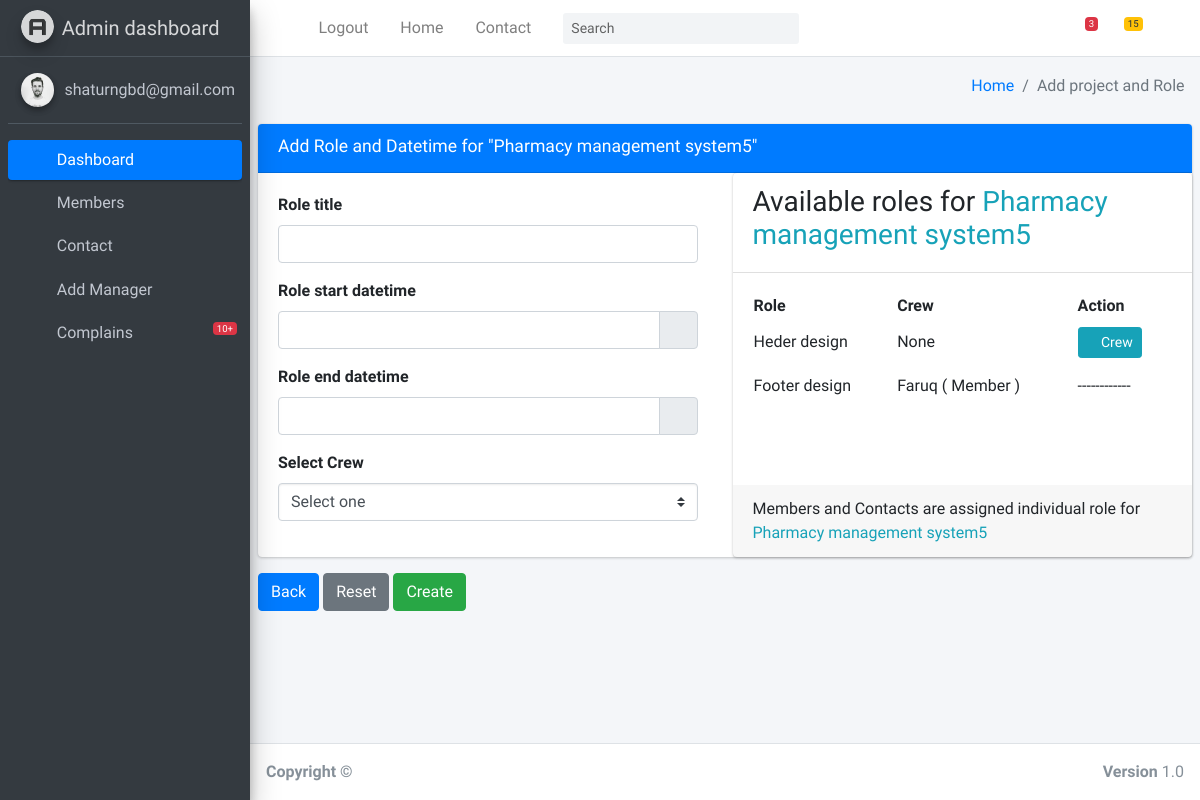
/project/add-datetime-and-role/Pharmacy management system5/3/ (signed in), run on the app's committed database.
### account/models.py (models this page shows, shortened)
class User(AbstractBaseUser, PermissionsMixin):
    USER_TYPE = (
        ('Admin', 'Admin'),
        ('Manager', 'Manager'),
        ('Member', 'Member'),
        ('Contact', 'Contact'),
    )
    user_type  = models.CharField(max_length=10, choices=USER_TYPE, default='Admin')
    username   = models.CharField(max_length=50, blank=True, null=True)
    email      = models.EmailField(unique=True, null=False)
    co_manager = models.BooleanField(default=False)
    pass_token = models.CharField(max_length=1000, null=True, blank=True)
    is_staff   = models.BooleanField(
        ugettext_lazy("Staff Status"),
        default=False,
        help_text="Designates whether user can login this site !"
    )
    is_active = models.BooleanField(
        ugettext_lazy("Active"),
        default=True,
        help_text="Designates whether user treated as an active user ! Unselect this in stated of deleting "
                  "account !"
    )
    objects = UserManager()
    USERNAME_FIELD = 'email'
    def __str__(self):
        if self.username:
            return f"{self.username} ( {self.user_type} )"
        return f"{self.email} ( {self.user_type} )"

### project/models.py (models this page shows, shortened)
class Project(models.Model):
    STATUS = (
        ('Pending', 'Pending'),
        ('Approve', 'Approve'),
        ('Cancel', 'Cancel')
    )
    members          = models.ManyToManyField(settings.AUTH_USER_MODEL, related_name='members', blank=True)
    created_by       = models.ForeignKey(settings.AUTH_USER_MODEL, on_delete=models.SET_NULL, blank=True, null=True)
    title            = models.CharField(max_length=350)
    project_leader   = models.ForeignKey(settings.AUTH_USER_MODEL,  on_delete=models.SET_NULL, blank=True, null=True,
                                         related_name='project_leader')
    description      = models.TextField()
    approve_status   = models.CharField(max_length=20, choices=STATUS, default='Pending')
    approve_by       = models.ForeignKey(settings.AUTH_USER_MODEL,
                                         on_delete=models.SET_NULL,
                                         related_name='projects_approved_by', null=True, blank=True)
    public           = models.BooleanField(False)
    public_shared    = models.DateTimeField(null=True, blank=True)
    created_at       = models.DateTimeField(auto_now_add=True)
    updated_at       = models.DateTimeField(auto_now=True)
    confirm_members  = models.ManyToManyField(settings.AUTH_USER_MODEL, related_name='confirm_members', blank=True)
    completed        = models.BooleanField(default=False)
    start_time       = models.DateTimeField(null=True, blank=True)
    end_time         = models.DateTimeField(null=True, blank=True)

class Role(models.Model):
    project    = models.ForeignKey(Project, on_delete=models.CASCADE, related_name='roles')
    member     = models.ForeignKey(settings.AUTH_USER_MODEL, on_delete=models.SET_NULL, blank=True, null=True,
                                   related_name='member_roles')
    role_title = models.CharField(max_length=350)
    start_time = models.DateTimeField()
    end_time   = models.DateTimeField()
    created_at = models.DateTimeField(auto_now_add=True)
    updated_at = models.DateTimeField(auto_now=True)
    completed  = models.BooleanField(default=False)

### dashboard/views.py (the view, shortened to what this page needs)
# urls.py: path('project/add-datetime-and-role/<str:title>/<int:pk>/', views.AddProjectDateAndRole.as_view(), # ok
class AddProjectDateAndRole(LoginRequiredMixin, AdminAndManagerPermission, View):
    def get(self, *args, **kwargs):
        title     = self.kwargs['title']
        try:
            project = Project.objects.get(id=self.kwargs['pk'])
        except:
            project = None
        role_form = ProjectRoleForm()
        if project.start_time and project.end_time:
            return render(self.request, 'project/add_project_date_and_role.html',
                          context={'role_form': role_form, 'title': title,  'datetime_add': False, 'project': project})
        else:
            return render(self.request, 'project/add_project_date_and_role.html',
                          context={'role_form': role_form, 'title': title, 'datetime_add': True, 'project': project})

### project/forms.py
class ProjectRoleForm(forms.ModelForm):
    def __init__(self, *args, **kwargs):
        super(ProjectRoleForm, self).__init__(*args, **kwargs)
        self.fields['role_title'].widget.attrs.update({'class': 'form-control'})
    class Meta:
        model  = Role
        fields = ['role_title', ]

### account/permission.py (called while the page is built)
    def dispatch(self, request, *args, **kwargs):
        if request.user.user_type == 'Admin' or request.user.user_type == 'Manager':
            return super().dispatch(request, *args, **kwargs)
        return render(request, 'permission/permission_denied.html', context={'username': request.user.username})

### templates/project/add_project_date_and_role.html (shortened to what this page needs)
{% extends 'base/base.html' %}
{% load static %}
{% block content_block %}
  <div class="content-wrapper">
    <section class="content-header">
      <div class="container-fluid">
        <div class="row mb-2">
          <div class="col-sm-6">
          </div>
          <div class="col-sm-6">
            <ol class="breadcrumb float-sm-right">
              <li class="breadcrumb-item"><a href="#">Home</a></li>
              <li class="breadcrumb-item active">Add project and Role</li>
            </ol>
          </div>
        </div>
      </div>
    </section>
    <section class="content">
      <form action="" method="POST">{% csrf_token %}
      <div class="row">
        <div class="col-md-12">
          <div class="card card-primary">
            <div class="card-header">
              <h3 class="card-title">Add Role and Datetime for "{{ title }}"</h3>
              <div class="card-tools">
                <button type="button" class="btn btn-tool" data-card-widget="collapse" data-toggle="tooltip" title="Collapse">
                  <i class="fas fa-minus"></i></button>
              </div>
            </div>
            <div class="row">
                <div class="col-md-6">
                <div class="card-body">
                  <div class="form-group">
                    <label for="inputName">Role title</label>
                   {{ role_form.role_title }}
                  </div>
                  <div class="form-group">
                    <label for="datetimepicker1">Role start datetime </label>
                     <div class="input-group date" id="datetimepicker1" data-target-input="nearest">
                      <input type="text" name="role_start_date_time" class="form-control datetimepicker-input" data-target="#datetimepicker1"/>
                      <div class="input-group-append" data-target="#datetimepicker1" data-toggle="datetimepicker">
                        <div class="input-group-text"><i class="fas fa-calendar-alt"></i></div>
                      </div>
                    </div>
                  </div>
                  <div class="form-group">
                    <label for="datetimepicker2">Role end datetime </label>
                     <div class="input-group date" id="datetimepicker2" data-target-input="nearest">
                      <input type="text" name="role_end_date_time" class="form-control datetimepicker-input" data-target="#datetimepicker2"/>
                      <div class="input-group-append" data-target="#datetimepicker2" data-toggle="datetimepicker">
                        <div class="input-group-text"><i class="fas fa-calendar-alt"></i></div>
                      </div>
                    </div>
                  </div>
                  <div class="form-group">
                        <label for="inputStatus">Select Crew</label>
                        <select class="form-control custom-select" name="member">
                            <option selected disabled>Select one</option>
                        </select>
                      </div>
                </div>
                </div>
                <div class="col-md-6">
                     <div class="card" style="height: 100%">
                      <div class="card-header">
                          <h3>Available roles for <span class="text-info">{{ title }}</span> </h3>
                      </div>
                      <div class="card-body">
                            <table class="text-left" style="width: 100%">
                            <thead>
                            <tr class="py-4">
                                <th>Role</th>
                                <th>Crew</th>
                                <th>Action</th>
                            </tr>
                            </thead>
                            <tbody>
                            {% for role in project.roles.all %}
                            <tr>
                              <td class="py-2">{{ role.role_title }}</td>
                              <td class="py-2">{{ role.member }}</td>
                              <td class="py-2">
                               {% if role.member %}
                                ------------
                               {% else %}
                                  <a class="btn btn-info btn-sm" title="Click to add Crew" href="{% url 'dashboard:add-crew-in-role' title=role.role_title project_id=project.id role_id=role.id %}">
                                  <i class="fas fa-plus">
                                  </i>
                                  Crew
                                  </a>
                              {% endif %}
                              </td>
                              {% empty %}
                            </tr>
                            <tr>
                               <td colspan="3" class="text-center py-4"><span class="text-danger"> Role not fount for</span> <span class="text-info">{{ project.title }} !</span></td>
                            </tr>
                            {% endfor %}
                            </tbody>
                        </table>
                      </div>
                      <div class="card-footer">
                          Members and Contacts are assigned individual role
                          for <span class="text-info">{{ title }}</span>
                      </div>
                  </div>
                </div>
            </div>
          </div>
        </div>
      </div>
      <div class="row">
        <div class="col-12">
            <button onClick="javascript:history.go(-1)" class="btn btn-primary text-white">Back</button>
            <input type="reset" value="Reset" class="btn btn-secondary">
            <input type="submit" value="Create" class="btn btn-success">
        </div>
      </div>
      </form>
    </section>
  </div>
{% endblock %}

### templates/base/base.html (shortened to what this page needs)
<!DOCTYPE html>
{% load static %}
<html>
<head>
	<link rel="stylesheet" href="{% static 'account/css/all.min.css' %}">
	<link rel="stylesheet" href="https://code.ionicframework.com/ionicons/2.0.1/css/ionicons.min.css">
	<link rel="stylesheet" href="{% static 'dashboard/css/tempusdominus-bootstrap-4.min.css' %}">
	<link rel="stylesheet" href="{% static 'account/icheck-bootstrap/icheck-bootstrap.min.css' %}">
	<link rel="stylesheet" href="{% static 'dashboard/css/jqvmap.min.css' %}">
	<link rel="stylesheet" href="{% static 'account/adminlte/adminlte.min.css' %}">
	<link rel="stylesheet" href="{% static 'dashboard/css/OverlayScrollbars.min.css' %}">
	<link rel="stylesheet" href="{% static 'dashboard/css/daterangepicker.css' %}">
	<link rel="stylesheet" href="{% static 'dashboard/css/summernote-bs4.css' %}">
</head>
<body class="hold-transition sidebar-mini layout-fixed">
<div class="wrapper">
	<nav class="main-header navbar navbar-expand navbar-white navbar-light">
		<ul class="navbar-nav">
			<li class="nav-item">
				<a class="nav-link" data-widget="pushmenu" href="#"><i class="fas fa-bars"></i></a>
			</li>
			{% if request.user.is_authenticated %}
			<li class="nav-item d-none d-sm-inline-block">
				<a href="{% url 'account:logout-user' %}" class="nav-link">Logout</a>
			</li>
			{% endif %}
			<li class="nav-item d-none d-sm-inline-block">
				<a href="index3.html" class="nav-link">Home</a>
			</li>
			<li class="nav-item d-none d-sm-inline-block">
				<a href="#" class="nav-link">Contact</a>
			</li>
		</ul>
		<form class="form-inline ml-3" action="" method="GET">
			<div class="input-group input-group-sm">
				<input class="form-control form-control-navbar" name="search_text" type="search" placeholder="Search" aria-label="Search">
				<div class="input-group-append">
					<button class="btn btn-navbar" type="submit">
						<i class="fas fa-search"></i>
					</button>
				</div>
			</div>
		</form>
		<ul class="navbar-nav ml-auto">
			<li class="nav-item dropdown">
				<a class="nav-link" data-toggle="dropdown" href="#">
					<i class="far fa-comments"></i>
					<span class="badge badge-danger navbar-badge">3</span>
				</a>
			</li>
			<li class="nav-item dropdown">
				<a class="nav-link" data-toggle="dropdown" href="#">
					<span class="badge badge-warning navbar-badge">15</span>
				</a>
			</li>
			<li class="nav-item">
				<a class="nav-link" data-widget="control-sidebar" data-slide="true" href="#">
					<i class="fas fa-th-large"></i>
				</a>
			</li>
		</ul>
	</nav>
	<aside class="main-sidebar sidebar-dark-primary elevation-4">
		<a href="index3.html" class="brand-link">
			<img src="{% static 'logo/AdminLTELogo.png' %}" alt="AdminLTE Logo" class="brand-image img-circle elevation-3"
				 style="opacity: .8">
			<span class="brand-text font-weight-light">Admin dashboard</span>
		</a>
		<div class="sidebar">
			<div class="user-panel mt-3 pb-3 mb-3 d-flex">
				<div class="image">
					{% if request.user.is_authenticated and request.user.profile.profile_image %}
					<img style="width: 40px; height: 40px" src="{{ request.user.profile.profile_image.url }}" class="img-circle elevation-2" alt="{% if request.user.is_authenticated %}
						  {% if request.user.username %} {{ request.user.username|capfirst }} {% else %} {{ request.user.email }} {% endif %}
						{% else %}
						User
						{% endif %}">
					{% else %}
					<img src="{% static 'static_images/img/user1-128x128.jpg' %}" class="img-circle elevation-2" alt="{% if request.user.is_authenticated %}
						  {% if request.user.username %} {{ request.user.username|capfirst }} {% else %} {{ request.user.email }} {% endif %}
						{% else %}
						User
						{% endif %}">
					{% endif %}
				</div>
				<div class="info">
					<a href="#" class="d-block">
						{% if request.user.is_authenticated %}
						  {% if request.user.username %} {{ request.user.username|capfirst }} {% else %} {{ request.user.email }} {% endif %}
						{% else %}
						User
						{% endif %}</a>
				</div>
			</div>
			<nav class="mt-2">
				<ul class="nav nav-pills nav-sidebar flex-column" data-widget="treeview" role="menu" data-accordion="false">
					<li class="nav-item has-treeview">
						<a href="#" class="nav-link active">
							<i class="nav-icon fas fa-tachometer-alt"></i>
							<p>
								Dashboard
								<i class="fas fa-angle-left right"></i>
							</p>
						</a>
					</li>
					<li class="nav-item has-treeview">
						<a href="#" class="nav-link">
							<i class="fas fa-address-card nav-icon"></i>
							<p>
								Members
								<i class="fas fa-angle-left right"></i>
							</p>
						</a>
					</li>
					<li class="nav-item has-treeview">
						<a href="#" class="nav-link">
							<i class="fas fa-users nav-icon"></i>
							<p>
								Contact
								<i class="fas fa-angle-left right"></i>
							</p>
						</a>
					</li>
				  <li class="nav-item">
					<a href="{% url 'account:create-manager' %}" class="nav-link">
					  <i class="nav-icon far fa-user"></i>
					  <p>Add Manager</p>
					</a>
				  </li>
				  <li class="nav-item">
					<a href="#" class="nav-link">
					  <i class="nav-icon far fa-comments"></i>
					  <p>Complains</p>
					  <span class="badge badge-danger navbar-badge">10+</span>
					</a>
				  </li>
				</ul>
			</nav>
		</div>
	</aside>
	{% block content_block %}
	{% endblock %}
	<footer class="main-footer">
		<strong>Copyright &copy;   </strong>
		<div class="float-right d-none d-sm-inline-block">
			<b>Version</b> 1.0
		</div>
	</footer>
</div>
</body>
</html>

### data on the page
User: user.email "shaturngbd@gmail.com"
Project: title "Pharmacy management system5"
Role: role_title "Heder design", member "None", shows "Crew"
Role: role_title "Footer design", member "Faruq ( Member )"
